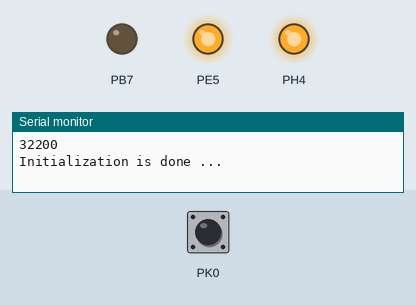
The program below on a simulated ATmega2560, built with avr-gcc and emulated at 16 MHz. Parts: output pins drawn as LEDs (lit = HIGH), the last lines printed to the serial monitor. The inputs (shaded band) are chosen by the test bench; at power-on: PK0 HIGH.

Above: at 1.2 s.
1.3 s: PK0 pulled LOW for 0.15 s
At 2.6 s:
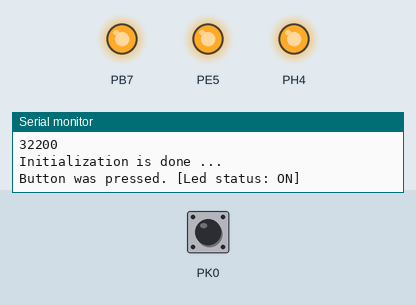
2.9 s: PK0 pulled LOW for 1 s
At 5.0 s:
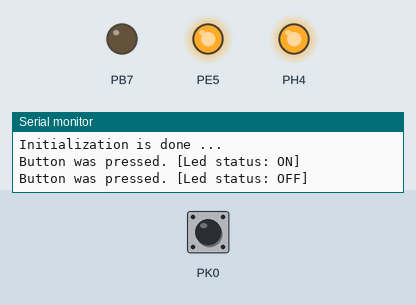
5.4 s: PK0 pulled LOW for 3.2 s
At 9.8 s:
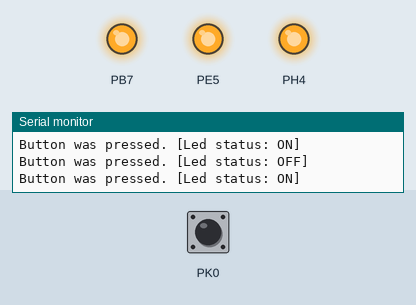
Timing chart, 0 to 11.3 s (numbered marks = the images above; inputs shaded):
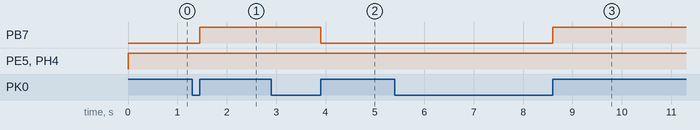

Measured:
- after the input at 1.3 s, PB7: LOW → HIGH after 0.15 s
- after the input at 2.9 s, PB7: HIGH → LOW after 1.0 s
- after the input at 5.4 s, PB7: LOW → HIGH after 3.2 s

The program:

main.c
```c
#include "headers/main.h"
#include <util/delay.h>

buffer_t buffer;
uint8_t g_led_state = OFF; /*current led state flag*/
uint8_t g_port_state = OFF; /*current port state flag for button*/
uint8_t g_prev_port_state = OFF; /*previous port state for button */
unsigned char g_timer = OFF; /*flag for pwm_timer on/off */
unsigned char g_step_brightness = 2;


void	u_printnumbers(long nb)
{
  if (nb < 0)
    {
      u_printchar('-');
      nb = -nb;
    }
  if (nb >= 10)
    {
      u_printnumbers(nb / 10);
      u_printnumbers(nb % 10);
    }
  else
    {
      u_printchar(nb + '0');
    }
}

static void pwm_timer_on(void) {
  TCCR0A = (_BV(COM1A1)) | (_BV(WGM11)) | (_BV(WGM10));
  TCCR0B |=_BV(CS12);
  TCNT0 = 0x00;
  TIMSK0 = 0x00;
  OCR0A = 0x00;
}

ISR(INT5_vect)
{
  if (g_timer == OFF) {
    pwm_timer_on();
    g_timer = ON;
  }
  if(!(PINH & (1<<PH4)) == 0)
      fade_up();
  else
      fade_down();
}

static void pwm_timer_off(void) {
  TCCR0A = 0;
  TCCR0B = 0;
}

ISR(PCINT2_vect) {
  pwm_timer_off();
  g_timer = OFF;
  takeButtonState();
  takeLedState();
  ((buttonPressed() == 1)) ? PORTB |= _BV(PB7) : (PORTB &= ~(_BV(PB7)));
}

ISR(USART0_UDRE_vect) {
  if (!bufferIsEmpty(&buffer))
    UDR0 = popFromBuff(&buffer);
  else
    UCSR0B &= ~_BV(UDRIE0);
}

static void  init_port(void) {
  DDRB |= _BV(PB7);
  /*Port for encoder */
  DDRE |= _BV(PE5);
  DDRH |= _BV(PH4);
  /*Port for button */
  DDRK &= ~_BV(PK0);

  PORTH |= _BV(PH4);
  PORTE |= _BV(PE5);
  PORTB &= ~_BV(PB7);
  PORTK |= _BV(PK0);
}

static void init_interrupt(void) {
  PCICR |= _BV(PCIE2);  /*For button interrupt*/
  PCMSK2 |= _BV(PCINT16);

  EICRB = (_BV(ISC51)) | (_BV(ISC50)); /*For encoder Interrupt*/
  EIMSK |= _BV(INT5);
}

static void init_uart(void) {
  UBRR0H = 0;
  UBRR0L = 8;
  UCSR0B &= ~_BV(UCSZ02);
  UCSR0C |= _BV(UCSZ01) | _BV(UCSZ00);
  UCSR0C &= ~_BV(USBS0) & ~_BV(UPM00) & ~_BV(UPM01);
  UCSR0B |= _BV(TXEN0);
}


void  u_print(char *str) {
  size_t i;
  for (i = 0 ; str[i]; i++) {
      if (!bufferIsFull(&buffer))
	pushInBuff(&buffer, str[i]);
    }
}

void u_printchar(char c) {
  if (!bufferIsFull(&buffer))
    pushInBuff(&buffer, c);
}

int  main(void)
{

  int num = 32200;
  cli();

  init_port();
  init_interrupt();
  init_uart();
  if (!init_buffer(&buffer, BUFF_SIZE))
    return (0);

  sei();

  u_printnumbers(num);
  u_print("\n");

  u_print("Initialization is done ...\n");

  while (1) {
    if (!bufferIsEmpty(&buffer))
      UCSR0B |= _BV(UDRIE0);
  }

  return (0);
}
```

main.h
```c
#ifndef MAIN_H
# define MAIN_H

#include <stdio.h>
#include <stdbool.h>
#include <stdlib.h>
#include <avr/io.h>
#include <avr/interrupt.h>
#include <inttypes.h>

#define OFF 0
#define ON 1
#define BAUDERATE 115200
#define BUFF_SIZE 256
#define BUFF_MASK (BUFF_SIZE - 1)

extern uint8_t g_led_state;
extern uint8_t g_port_state;
extern uint8_t g_prev_port_state;
extern unsigned char g_timer;
extern unsigned char g_step_brightness;

typedef struct buffer {
  char		*array;
  uint16_t	size;
  uint8_t	read;
  uint8_t	write;
}              buffer_t;

/*
 * Ring buffer function
 */

uint8_t		init_buffer(buffer_t *buffer, uint16_t size);
uint8_t		bufferIsFull(buffer_t *buffer);
uint8_t		bufferIsEmpty(buffer_t *buffer);
void		pushInBuff(buffer_t *buffer, char data);
char		popFromBuff(buffer_t *buffer);

/*
 * Switch Led ON/OFF Function
 */

void		takeButtonState(void);
void		takeLedState(void);
bool		buttonPressed(void);

/*
 * UART print
 */

void		u_print(char *str);
void		u_printnumbers(long nb);
void		u_printchar(char c);

/*
 * Encoder function for dimming led
 */

void		fade_up(void);
void		fade_down(void);

#endif
```

buttonFunction.c
```c
#include "../headers/main.h"

void takeButtonState(void) {
  if (!(PINK & (1 << PK0)))
    g_port_state = ON;
  else
    g_port_state = OFF;
}

void takeLedState(void) {
  if (!(PINB & (1 << PB7)))
    g_led_state = ON;
  else
    g_led_state = OFF;
}


bool buttonPressed(void) {
  if (g_port_state == ON && g_prev_port_state == OFF)
    {
      u_print("Button was pressed. [Led status: ");
      if (g_led_state == ON)
	{
	  u_print("ON]\n");
	  g_led_state = OFF;

	}
      else {
	u_print("OFF]\n");
	g_led_state = ON;
      }
    }
  g_prev_port_state = g_port_state;
  return (g_led_state == ON ? 1 : 0);
}
```

encoder_function.c
```c
#include "../headers/main.h"

void	fade_up(void) {
  if (OCR0A == 240){
    OCR0A = 240;
    u_print("Led brightness on MAX value, turn encoder to the left, to make it darker\n");
  }
  else {
    OCR0A += g_step_brightness;
    u_print("Brightness up [Rotate direction: Right");
    u_print(", value: ");
    u_printnumbers(OCR0A);
   u_print("%]\n");
  }
}

void	fade_down(void) {
  if (OCR0A == 0) {
    u_print("Led brightness on LOW value, turn encoder to the right, to make it brighter\n");
    OCR0A = 0;
  }
  else {
    u_print("Brightness down [Rotate direction: Left");
    u_print(", value: ");
    u_printnumbers(OCR0A);
    u_print("%]\n");

    OCR0A -= g_step_brightness;
  }
}
```

ring_buff.c
```c
#include "../headers/main.h"

uint8_t	init_buffer(buffer_t *buffer, uint16_t size) {
  buffer->size = size;
  buffer->read = 0;
  buffer->write = 0;
  buffer->array = (char *)malloc(sizeof(buffer->array) * size);
  if (buffer->array == NULL)
    return (0);
  return (1);
}

uint8_t bufferIsFull(buffer_t *buffer) {
  return ((buffer->read == (buffer->write+1)%(buffer->size)) ? 1 : 0);
}

uint8_t bufferIsEmpty(buffer_t *buffer) {
  return (buffer->read == buffer->write ? 1 : 0);
}

void	pushInBuff(buffer_t *buffer, char data) {
  buffer->array[buffer->write++] = data;
  buffer->write &= BUFF_MASK;
}

char popFromBuff(buffer_t *buffer) {
  char element = buffer->array[buffer->read++];
  buffer->read &= BUFF_MASK;
  return (element);
}
```
